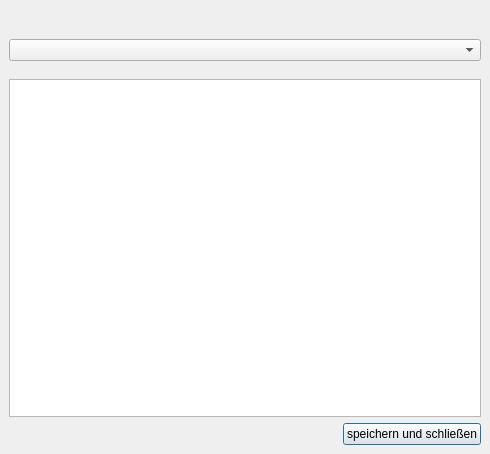
<?xml version="1.0" encoding="UTF-8"?>
<ui version="4.0">
 <class>WK_Karte_Ui</class>
 <widget class="QDialog" name="WK_Karte_Ui">
  <property name="geometry">
   <rect>
    <x>0</x>
    <y>0</y>
    <width>490</width>
    <height>454</height>
   </rect>
  </property>
  <property name="windowTitle">
   <string>TurnFix - Eingabe mit Wettkampfkarte</string>
  </property>
  <layout class="QVBoxLayout" name="verticalLayout_3">
   <property name="spacing">
    <number>0</number>
   </property>
   <property name="margin">
    <number>0</number>
   </property>
   <item>
    <widget class="QWidget" name="headerWidget" native="true">
     <layout class="QVBoxLayout" name="verticalLayout">
      <item>
       <widget class="QLabel" name="lbl_tn">
        <property name="font">
         <font>
          <pointsize>16</pointsize>
          <weight>75</weight>
          <bold>true</bold>
         </font>
        </property>
       </widget>
      </item>
      <item>
       <widget class="QComboBox" name="cmb_status"/>
      </item>
     </layout>
    </widget>
   </item>
   <item>
    <widget class="QWidget" name="gbx_squad" native="true">
     <layout class="QVBoxLayout" name="verticalLayout_2">
      <item>
       <widget class="QTableView" name="pe_table">
        <property name="palette">
         <palette>
          <active>
           <colorrole role="Midlight">
            <brush brushstyle="SolidPattern">
             <color alpha="255">
              <red>255</red>
              <green>200</green>
              <blue>0</blue>
             </color>
            </brush>
           </colorrole>
           <colorrole role="Highlight">
            <brush brushstyle="SolidPattern">
             <color alpha="255">
              <red>255</red>
              <green>200</green>
              <blue>0</blue>
             </color>
            </brush>
           </colorrole>
           <colorrole role="HighlightedText">
            <brush brushstyle="SolidPattern">
             <color alpha="255">
              <red>0</red>
              <green>0</green>
              <blue>0</blue>
             </color>
            </brush>
           </colorrole>
          </active>
          <inactive>
           <colorrole role="Midlight">
            <brush brushstyle="SolidPattern">
             <color alpha="255">
              <red>255</red>
              <green>200</green>
              <blue>0</blue>
             </color>
            </brush>
           </colorrole>
           <colorrole role="Highlight">
            <brush brushstyle="SolidPattern">
             <color alpha="255">
              <red>255</red>
              <green>200</green>
              <blue>0</blue>
             </color>
            </brush>
           </colorrole>
           <colorrole role="HighlightedText">
            <brush brushstyle="SolidPattern">
             <color alpha="255">
              <red>0</red>
              <green>0</green>
              <blue>0</blue>
             </color>
            </brush>
           </colorrole>
          </inactive>
          <disabled>
           <colorrole role="Midlight">
            <brush brushstyle="SolidPattern">
             <color alpha="255">
              <red>255</red>
              <green>200</green>
              <blue>0</blue>
             </color>
            </brush>
           </colorrole>
           <colorrole role="Highlight">
            <brush brushstyle="SolidPattern">
             <color alpha="255">
              <red>51</red>
              <green>153</green>
              <blue>255</blue>
             </color>
            </brush>
           </colorrole>
           <colorrole role="HighlightedText">
            <brush brushstyle="SolidPattern">
             <color alpha="255">
              <red>0</red>
              <green>0</green>
              <blue>0</blue>
             </color>
            </brush>
           </colorrole>
          </disabled>
         </palette>
        </property>
        <property name="editTriggers">
         <set>QAbstractItemView::AllEditTriggers</set>
        </property>
        <property name="tabKeyNavigation">
         <bool>false</bool>
        </property>
        <property name="alternatingRowColors">
         <bool>true</bool>
        </property>
        <property name="selectionMode">
         <enum>QAbstractItemView::SingleSelection</enum>
        </property>
        <property name="selectionBehavior">
         <enum>QAbstractItemView::SelectRows</enum>
        </property>
        <attribute name="horizontalHeaderHighlightSections">
         <bool>false</bool>
        </attribute>
        <attribute name="verticalHeaderVisible">
         <bool>false</bool>
        </attribute>
        <attribute name="verticalHeaderDefaultSectionSize">
         <number>20</number>
        </attribute>
       </widget>
      </item>
      <item>
       <widget class="QPushButton" name="but_save">
        <property name="sizePolicy">
         <sizepolicy hsizetype="Fixed" vsizetype="Fixed">
          <horstretch>0</horstretch>
          <verstretch>0</verstretch>
         </sizepolicy>
        </property>
        <property name="layoutDirection">
         <enum>Qt::RightToLeft</enum>
        </property>
        <property name="text">
         <string>speichern und schließen</string>
        </property>
       </widget>
      </item>
     </layout>
    </widget>
   </item>
  </layout>
 </widget>
 <resources/>
 <connections/>
</ui>
